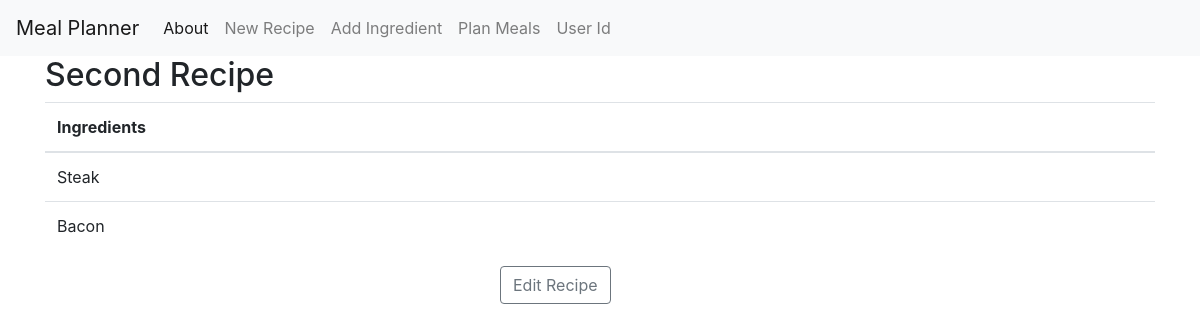
Page /2 on the earlier database version.
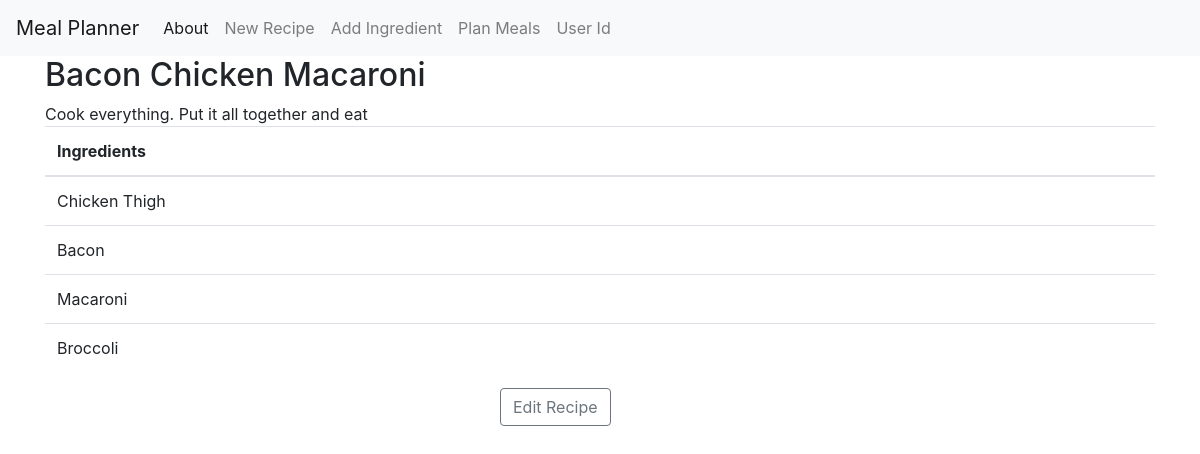
Same page on the later database version.
### tables this page shows
CREATE TABLE recipes (
    id INTEGER PRIMARY KEY AUTOINCREMENT,
    name TEXT NOT NULL,
    notes TEXT,
    cuisine TEXT, 
    user_id INTEGER, 
    FOREIGN KEY(user_id) REFERENCES user_table(id)
);

CREATE TABLE ingredients (
    id INTEGER PRIMARY KEY AUTOINCREMENT,
    name TEXT NOT NULL,
    category TEXT NOT NULL
);

### app.py (the view)
@app.route('/<int:recipe_id>', methods=('GET', 'POST'))
def recipe(recipe_id):
	recipe_obj = Recipe.get_recipe(id=recipe_id)
	if request.method == 'POST':
		return redirect(url_for('edit_recipe', recipe_id=recipe_id))
	return render_template('recipe.html', recipe=recipe_obj)

### database.py (called while the page is built)
    def execute(self, statement, prams: tuple=()):
        result = self.cursor.execute(statement, prams)
        self.conn.commit()
        return result

### ingredient.py (called while the page is built)
	def __repr__(self):
		return self.name

	@staticmethod
	def get_ingredient(id, quantity, unit):
		ingredient_row = Ingredent.db_obj.execute(f"SELECT name, category FROM ingredients where id = '{id}'").fetchone()
		ing_obj = Ingredent(ingredient_row['name'], id, ingredient_row['category'], quantity, unit)
		return ing_obj

### recipe.py (called while the page is built)
	@staticmethod # ~~~~~~~~~~~~CONSIDER THIS METHOD USING EITHER A NAME OR ID~~~~~~~~~~~~
	def get_recipe(id):
		ingredients = Recipe.db_obj.execute(f"SELECT * FROM menu_map where recipe_id = '{id}'").fetchall()
		ingredients_list = []
		for ing in ingredients:
			ing_obj = Ingredent.get_ingredient(ing['ingredient_id'], ing['quantity'], ing['unit'])
			ingredients_list.append(ing_obj)
		recipe_row = Recipe.db_obj.execute(f"SELECT name, notes, cuisine FROM recipes where id = {id}").fetchone()
		recipe_obj = Recipe(recipe_row['name'], id, ingredients_list, recipe_row['notes'].split('\n'), recipe_row['cuisine'])
		return recipe_obj

### templates/recipe.html (shortened to what this page needs)
{% extends 'base.html' %}
{% block content %}
<h2>{% block title %} {{ recipe.name }} {% endblock %}</h2>
<form method="post">
  {% for line in recipe.notes %}
      <div>{{ line }}</div>
  {% endfor %}
  <table class="table">
      <thead>
        <tr>
          <th scope="col">Ingredients</th>
        </tr>
      </thead>
      <tbody>
      {% for ingredient in recipe.ingredients %}
          <tr>
          <td>{{  ingredient }}</td>
          </tr>
      {% endfor %}
      </tbody>
  </table>
  <div class="mx-auto" style="width: 200px;">
    <button class="btn btn-outline-secondary" name="submit_button" type="submit" value="new">Edit Recipe</button>
  </div>
</form>
{% endblock %}

### templates/base.html (shortened to what this page needs)
<!doctype html>
<html lang="en">
  <head>
    <link rel="stylesheet" href="https://cdnjs.cloudflare.com/ajax/libs/bootstrap-select/1.13.1/css/bootstrap-select.css" />
    <link rel="stylesheet" href="https://stackpath.bootstrapcdn.com/bootstrap/4.1.1/css/bootstrap.min.css">
  </head>
  <body>
    <nav class="navbar navbar-expand-md navbar-light bg-light">
        <a class="navbar-brand" href="{{ url_for('user_page')}}">Meal Planner</a>
        <div class="collapse navbar-collapse" id="navbarNav">
            <ul class="navbar-nav">
            <li class="nav-item active">
                <a class="nav-link" href="#">About</a>
            </li>
            <li class="nav-item">
              <a class="nav-link" href="{{url_for('create')}}">New Recipe</a>
            </li>
            <li class="nav-item">
              <a class="nav-link" href="{{url_for('add_ingredient')}}">Add Ingredient</a>
            </li>
            <li class="nav-item">
              <a class="nav-link" href="{{url_for('plan_meals')}}">Plan Meals</a>
            </li>
            <li class="nav-item">
              <a class="nav-link" href="{{url_for('get_user')}}">User Id</a>
            </li>
            </ul>
        </div>
    </nav>
    <div class="container">
        {% block content %} {% endblock %}
    </div>
  </body>
</html>

Differences in the rows shown:
no longer on this page (row unchanged): ingredients: name "Steak"
now on one of the page's lists (row edited): recipes: notes "Cook everything. Put it all together and eat"
changed recipes: name "Second Recipe" → "Bacon Chicken Macaroni"
now on this page (row unchanged): ingredients: name "Chicken Thigh"
now on this page (row edited): ingredients: name "Macaroni"
now on this page (row edited): ingredients: name "Broccoli"
